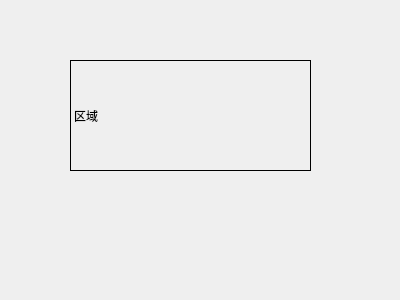
<?xml version="1.0" encoding="UTF-8"?>
<ui version="4.0">
 <class>Widget</class>
 <widget class="QWidget" name="Widget">
  <property name="geometry">
   <rect>
    <x>0</x>
    <y>0</y>
    <width>400</width>
    <height>300</height>
   </rect>
  </property>
  <property name="windowTitle">
   <string>Widget</string>
  </property>
  <widget class="MyLabel" name="label">
   <property name="geometry">
    <rect>
     <x>70</x>
     <y>60</y>
     <width>241</width>
     <height>111</height>
    </rect>
   </property>
   <property name="frameShape">
    <enum>QFrame::Box</enum>
   </property>
   <property name="text">
    <string>区域</string>
   </property>
  </widget>
 </widget>
 <layoutdefault spacing="6" margin="11"/>
 <customwidgets>
  <customwidget>
   <class>MyLabel</class>
   <extends>QLabel</extends>
   <header location="global">mylabel.h</header>
  </customwidget>
 </customwidgets>
 <resources/>
 <connections/>
</ui>
